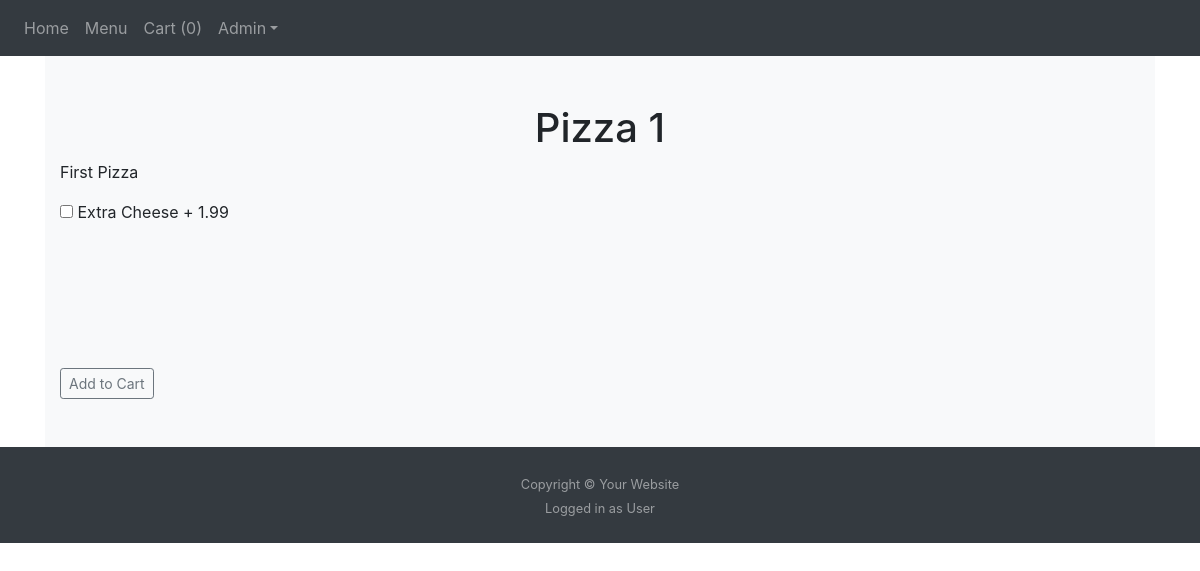
The app's page /item/1 (signed in) with its own data.
### website/models.py (models this page shows)
class Item(db.Model):
    id = db.Column(db.Integer, primary_key=True)
    name = db.Column(db.String(150))
    price = db.Column(db.Integer)
    description = db.Column(db.String(500))
    category = db.Column(db.Integer) # Helps create different sections of menu and similar items section
    item_image = db.Column(db.String(40))

class Option(db.Model):
    id = db.Column(db.Integer, primary_key=True)
    name = db.Column(db.String(150))
    price = db.Column(db.Integer)
    description = db.Column(db.String(500))
    category = db.Column(db.Integer)

### website/menu.py (the view)
@menu.route('/item/<int:id>', methods=['GET', 'POST'])
def item(id):
  if request.method == 'POST':
    name = request.form.get('name')
    price = request.form.get('price')
    quantity = request.form.get('quantity')
    cart_item = Cart(name=name, price=price, quantity=quantity)
    db.session.add(cart_item)
    db.session.commit()
    flash('Added to cart!', category='success')
    return redirect(url_for('menu.website_menu'))
  else:
    rows = Cart.query.filter(Cart.id).count()
    return render_template('item.html', user=current_user, current_item=get_items()[id-1], options=get_options(), rows=rows)

### website/menu.py (called while the page is built)
def get_items():
  ids = [id[0] for id in Item.query.with_entities(Item.id).all()]
  test_items = []
  for id in ids:
    item = Item.query.filter_by(id=id).first()
    grabber = {'id': 0, 'name': '', 'price': 0, 'desc': '', 'img': '', 'category': 0, 'options': ''}
    grabber['id'] = item.id
    grabber['name'] = item.name
    grabber['price'] = item.price
    grabber['desc'] = item.description
    grabber['img'] = item.item_image
    grabber['category'] = item.category
    test_items.append(grabber)
  return test_items

def get_options():
    ids = [id[0] for id in Option.query.with_entities(Option.id).all()]
    all_options = []
    for id in ids:
        option = Option.query.filter_by(id=id).first()
        grabber = {'id':0, 'name':'', 'price':0, 'description': '', 'category': 0}
        grabber['id'] = option.id
        grabber['name'] = option.name
        grabber['price'] = option.price
        grabber['description'] = option.description
        grabber['category'] = option.category
        all_options.append(grabber)
    return all_options

### website/templates/item.html (shortened to what this page needs)
{% extends "base.html" %} {% block title %}Item{% endblock %}
{% block cart %}{{rows}}{% endblock %}
{% block content%}
<div class="album py-5 bg-light">
    <h1 align="center">{{ current_item.name }}</h1>
    <div class="container">
        <p>{{ current_item.desc }}</p>
        <p>
          {% for i in options %}
            {% if i.category == current_item.category %}
              <input type="checkbox" id="options" name="options">
              <label for="options">{{ i.name }} + {{i.price}}</label><br>
            {% endif %}
          {% endfor %}
        </p>
        <form method="POST">
          <div class="form-group">
          </div>
          <div class="form-group">
          </div>
          <div class="form-group">
          </div>
          {% if current_user.is_authenticated %}
          <button type="submit" class="btn btn-sm btn-outline-secondary">Add to Cart</button>
          {% endif %}
      </form>
    </div>
</div>
{% endblock %}

### website/static/base.css (style rules this page uses)
html, body { height: 100%; }

### records on screen
Item: name "Pizza 1", desc "First Pizza"
Option: name "Extra Cheese", price "1.99"

### other values on screen
{{ rows }} "0"
{{ user.__class__.__name__ }} "User"
